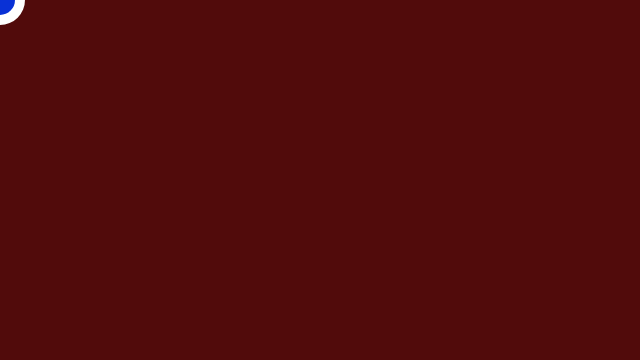
Frame 1 (no input)
Frame 60 (no input): identical to frame 1, image omitted
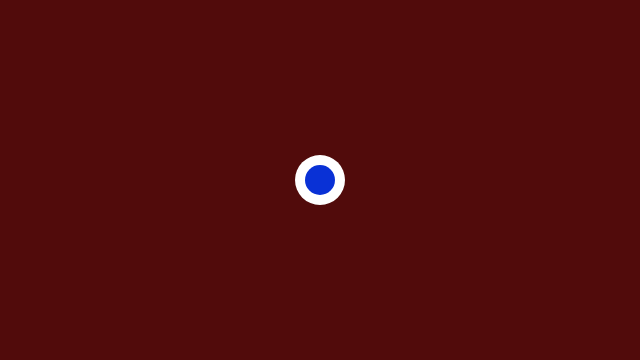
Frame 120 (the mouse pressed at the canvas centre since frame 60)

The p5.js sketch that drew these frames (run headless with seeded random() and noise() and a simulated clock; from frame 60 on, the mouse is pressed at the canvas centre):

// p5.js sketch
// ── sketch.js
function setup() {
	// create a place to draw
	createCanvas(640, 360);
	noStroke();

}

function draw() {
	// clear the background
	background(81, 11, 11);

	// set a fill color
	fill(255, 255, 255);


	// draw the ellipse
	ellipse (mouseX, mouseY, 50, 50);

	// set a fill color
	fill(9, 49, 214);

	// draw the blue ellipse
	ellipse(mouseX, mouseY, 30, 30);

}
